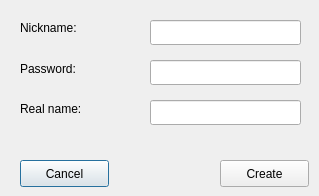
<?xml version="1.0" encoding="UTF-8"?>
<ui version="4.0">
 <class>New_account</class>
 <widget class="QDialog" name="New_account">
  <property name="geometry">
   <rect>
    <x>0</x>
    <y>0</y>
    <width>319</width>
    <height>196</height>
   </rect>
  </property>
  <property name="windowTitle">
   <string>New Account</string>
  </property>
  <property name="windowIcon">
   <iconset resource="client.qrc">
    <normaloff>:/images/app_icon_s.png</normaloff>:/images/app_icon_s.png</iconset>
  </property>
  <widget class="QPushButton" name="cancel_button">
   <property name="geometry">
    <rect>
     <x>20</x>
     <y>160</y>
     <width>89</width>
     <height>27</height>
    </rect>
   </property>
   <property name="text">
    <string>Cancel</string>
   </property>
  </widget>
  <widget class="QPushButton" name="create_new_acc">
   <property name="geometry">
    <rect>
     <x>220</x>
     <y>160</y>
     <width>89</width>
     <height>27</height>
    </rect>
   </property>
   <property name="text">
    <string>Create</string>
   </property>
  </widget>
  <widget class="QLabel" name="label">
   <property name="geometry">
    <rect>
     <x>20</x>
     <y>20</y>
     <width>111</width>
     <height>16</height>
    </rect>
   </property>
   <property name="text">
    <string>Nickname:</string>
   </property>
  </widget>
  <widget class="QLabel" name="label_2">
   <property name="geometry">
    <rect>
     <x>20</x>
     <y>60</y>
     <width>111</width>
     <height>17</height>
    </rect>
   </property>
   <property name="text">
    <string>Password:</string>
   </property>
  </widget>
  <widget class="QLineEdit" name="nickname">
   <property name="geometry">
    <rect>
     <x>150</x>
     <y>20</y>
     <width>151</width>
     <height>25</height>
    </rect>
   </property>
  </widget>
  <widget class="QLineEdit" name="password">
   <property name="geometry">
    <rect>
     <x>150</x>
     <y>60</y>
     <width>151</width>
     <height>25</height>
    </rect>
   </property>
   <property name="echoMode">
    <enum>QLineEdit::Password</enum>
   </property>
  </widget>
  <widget class="QLabel" name="label_3">
   <property name="geometry">
    <rect>
     <x>20</x>
     <y>100</y>
     <width>111</width>
     <height>17</height>
    </rect>
   </property>
   <property name="text">
    <string>Real name:</string>
   </property>
  </widget>
  <widget class="QLineEdit" name="real_name">
   <property name="geometry">
    <rect>
     <x>150</x>
     <y>100</y>
     <width>151</width>
     <height>25</height>
    </rect>
   </property>
  </widget>
 </widget>
 <resources>
  <include location="client.qrc"/>
 </resources>
 <connections/>
</ui>
